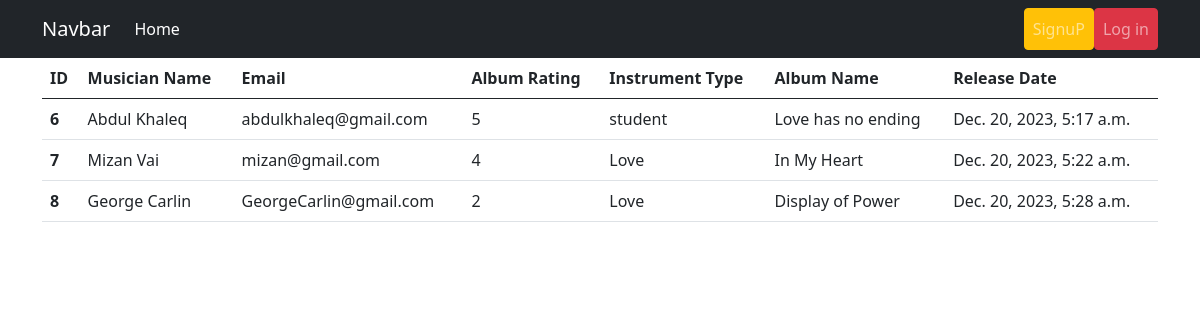
The page / on the database its author committed.
### album/models.py (models this page shows, shortened)
class AlbumModel(models.Model):
    albumName = models.CharField(max_length=55)
    musician = models.ForeignKey(MusicianModel, on_delete=models.CASCADE)
    albumReleaseDate = models.DateTimeField(auto_now=True)
    rating = models.IntegerField(choices=((i,i) for i in range(1, 6)))

### musician/models.py (models this page shows, shortened)
class MusicianModel(models.Model):
    firstName = models.CharField(max_length=56)
    lastName = models.CharField(max_length=56)
    email = models.EmailField()
    phoneNumber = models.CharField(max_length=18)
    instrumentType = models.CharField(max_length=56)

### MusiciansDirectory/views.py (the view)
# urls.py: 2. Add a URL to urlpatterns:  path('', views.home, name='home')
def home(request):
    albums = AlbumModel.objects.all()
    return render(request, 'home.html', {'albums':albums})

### templates/home.html (shortened to what this page needs)
{% extends "base.html" %} {% block content %}
<div class="container">
  <table class="table">
    <thead>
      <tr>
        <th scope="col">ID</th>
        <th scope="col">Musician Name</th>
        <th scope="col">Email</th>
        <th scope="col">Album Rating</th>
        <th scope="col">Instrument Type</th>
        <th scope="col">Album Name</th>
        <th scope="col">Release Date</th>
      </tr>
    </thead>
    <tbody>
      {% for album in albums %}
      <tr>
        <th scope="row">{{album.id}}</th>
        {% if request.user.is_authenticated%}
        <td> <a href="{% url 'edit_musician' album.musician.id%}">{{album.musician.firstName}}
            {{album.musician.lastName}}</a> </td>
          {% else %}
          <td>{{album.musician.firstName}}
            {{album.musician.lastName}}</td>
        {% endif %}
        <td>{{album.musician.email}}</td>
        <td>{{album.rating}}</td>
        <td>{{album.musician.instrumentType}}</td>
        <td>{{album.albumName}}</td>
        <td>{{album.albumReleaseDate}}</td>
      </tr>
      {% endfor %}
    </tbody>
  </table>
</div>
{% endblock content %}

### templates/base.html (shortened to what this page needs)
<!DOCTYPE html>
<html lang="en">
  <head>
    <link
      href="https://cdn.jsdelivr.net/npm/bootstrap@5.0.2/dist/css/bootstrap.min.css"
      rel="stylesheet"
    />
  </head>
  <body>
    <header>
      <nav class="navbar navbar-expand-lg navbar-dark bg-dark">
        <div class="container">
          <a class="navbar-brand" href="#">Navbar</a>
          <div class="collapse navbar-collapse" id="navbarSupportedContent">
            <ul class="navbar-nav me-auto mb-2 mb-lg-0">
              <li class="nav-item">
                <a
                  class="nav-link active"
                  aria-current="page"
                  href="{% url 'homepage' %}"
                  >Home</a
                >
              </li>
            </ul>
            <div class="d-flex">
              <ul class="navbar-nav me-auto mb-2 mb-lg-0">
                {% if request.user.is_authenticated %}
                <li class="nav-item">
                  <a class="nav-link btn btn-warning" href="#">Profile</a>
                </li>
                <li class="nav-item">
                  <a class="nav-link btn btn-danger ms-3" href="{% url 'user_logout' %}">Logout</a>
                </li>
                {% else %}
                <li class="nav-item">
                  <a class="nav-link btn btn-warning" href="{% url 'user_signup' %}">SignuP</a>
                </li>
                <li class="nav-item">
                  <a class="nav-link btn btn-danger" href="{% url 'user_login' %}">Log in</a>
                </li>
                {% endif %}
              </ul>
            </div>
          </div>
        </div>
      </nav>
    </header>
    {% block content %}{% endblock content %}
  </body>
</html>

### rows shown on the page
AlbumModel: id "6", musician.firstName "Abdul", musician.lastName "Khaleq", musician.email "abdulkhaleq@gmail.com", rating "5", musician.instrumentType "student", albumName "Love has no ending", albumReleaseDate "Dec. 20, 2023, 5:17 a.m."
AlbumModel: id "7", musician.firstName "Mizan", musician.lastName "Vai", musician.email "mizan@gmail.com", rating "4", musician.instrumentType "Love", albumName "In My Heart", albumReleaseDate "Dec. 20, 2023, 5:22 a.m."
AlbumModel: id "8", musician.firstName "George", musician.lastName "Carlin", musician.email "GeorgeCarlin@gmail.com", rating "2", musician.instrumentType "Love", albumName "Display of Power", albumReleaseDate "Dec. 20, 2023, 5:28 a.m."
